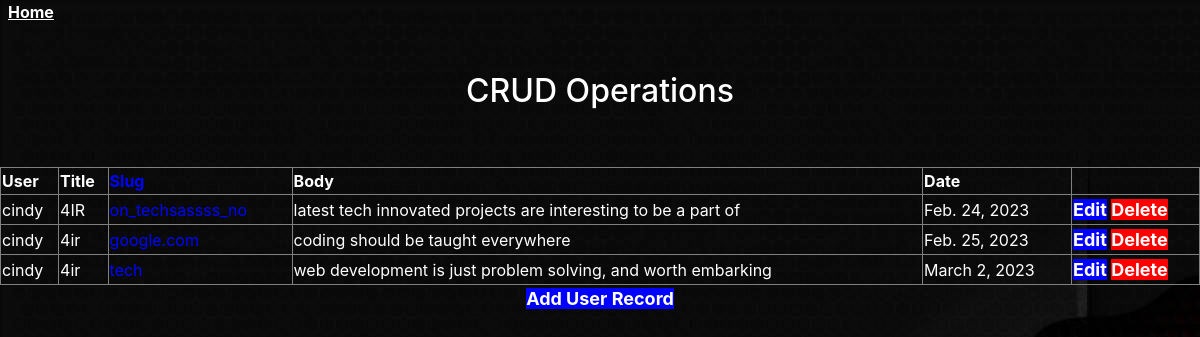
Screenshot of /articles/ (signed in) with the database file from the repository.
### usersapp/models.py (models this page shows)
class Article(models.Model):
    user=models.CharField(max_length=100)
    title =models.CharField(max_length=100)
    slug =models.SlugField()
    body =models.TextField()
    date =models.DateField(auto_now_add=True)

### usersapp/views.py (the view)
# urls.py: path('articles/',views.article_list,name='article_list'),
def article_list(request):
    articles=Article.objects.all().order_by('date')
    return render(request,'usersapp/article_list.html',{'Article':articles})

### templates/usersapp/article_list.html (shortened to what this page needs)
{% load static %}
{% block content %}
<!DOCTYPE html>
<html>
 <link rel="stylesheet" href="https://cdn.jsdelivr.net/npm/bootstrap@4.3.1/dist/css/bootstrap.min.css"
>
 </head>
 <body style="background-image: url('{% static  "images/futuristic.jpg" %}');">
  <header>
    <a class= "p-2 text-black" href="{% url 'special' %}" style="color:white"><b>Home</b></a>
</header>
   <br>
   <br>
    <center>
        <h2 style="color:white">CRUD Operations</h2>
    <hr/>
  <br>
         <table border="1" style="color:white;width: 100%;">
            <tr>
         <th>User</th>
         <th>Title</th>
         <th style="color:blue">Slug</th>
         <th>Body</th>
         <th>Date</th>
        </tr>
        <tr>
            {% for article_list in Article %}
              {% if article_list.user == request.user.username %}
                <tr>
                 <td>{{ article_list.user}}</td>
                 <td>{{ article_list.title}}</td>
                 <td style="color:blue">{{ article_list.slug}}</td>
                 <td>{{ article_list.body}}</td>
                 <td>{{ article_list.date}}</td>
                 <td>
                  <a style="color:white;background-color: blue;font-size: large;"href="/edit/{{ article_list.id }}"><b>Edit</b></a>
                  <a style="color:white;background-color: red;font-size: large;"href="/delete/{{ article_list.id }}"><b>Delete</b></a>
                 </td>
                </tr>
                {% endif  %}
            {% endfor  %}
        </tr>
    </table>
    <a href="{% url 'u_create'    %} " style="color:white;background-color: blue;font-size: large;"><b>Add User Record</b></a>
    </center>
 </body>
{%  endblock %}
</html>

### rows the page displays
Article: user "cindy", title "4IR", slug "on_techsassss_no", body "latest tech innovated projects are interesting to be a part of", date "Feb. 24, 2023"
Article: user "cindy", title "4ir", slug "google.com", body "coding should be taught everywhere", date "Feb. 25, 2023"
Article: user "cindy", title "4ir", slug "tech", body "web development is just problem solving, and worth embarking", date "March 2, 2023"
